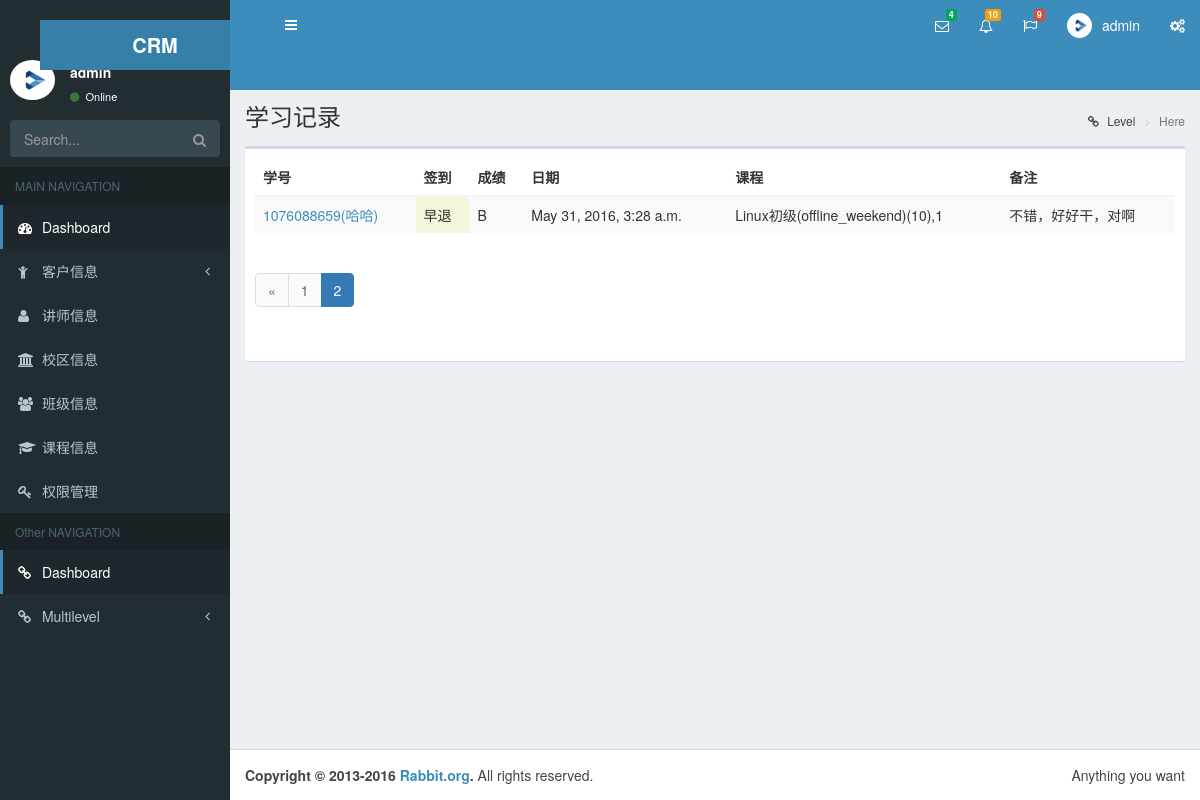
The app's page /crm/studyrecord/?page=2 (signed in) with its own data.
### crm_new/models.py (models this page shows, shortened)
class StudyRecord(models.Model):
    course_record = models.ForeignKey(CourseRecord)
    student = models.ForeignKey(Customer)
    record_choices = (('checked', u"已签到"),
                      ('late',u"迟到"),
                      ('noshow',u"缺勤"),
                      ('leave_early',u"早退"),
                      )
    record = models.CharField(u"状态", choices=record_choices,max_length=64)
    score_choices = ((100, 'A+'),
                     (90,'A'),
                     (85,'B+'),
                     (80,'B'),
                     (70,'B-'),
                     (60,'C+'),
                     (50,'C'),
                     (40,'C-'),
                     (0,'D'),
                     (-1,'N/A'),
                     (-100,'COPY'),
                     (-1000,'FAIL'),
                     )
    score = models.IntegerField(u"本节成绩",choices=score_choices,default=-1)
    date = models.DateTimeField(auto_now_add=True)
    note = models.CharField(u"备注",max_length=255,blank=True,null=True)

class Customer(models.Model):
    qq = models.CharField(max_length=64,unique=True)
    name = models.CharField(max_length=32,blank=True,null=True)
    phone = models.BigIntegerField(blank=True,null=True)
    course = models.ForeignKey('Course')
    course_type = models.CharField(max_length=64,choices=course_type_choices,default='offline_weekend')
    consult_memo = models.TextField()
    source_type_choices = (('qq',u"qq群"),
                   ('referral',u"内部转介绍"),
                   ('51cto',u"51cto"),
                   ('agent',u"招生代理"),
                   ('others',u"其它"),
                   )
    source_type = models.CharField(max_length=64,choices=source_type_choices)
    referral_from = models.ForeignKey('self',blank=True,null=True,related_name="referraled_who")
    status_choices = (('signed',u"已报名"),
                      ('unregistered',u"未报名"),
                      ('graduated',u"已毕业"),
                      ('drop-off',u"退学"),
                      )
    status = models.CharField(choices=status_choices,max_length=64)
    consultant = models.ForeignKey('UserProfile',verbose_name=u"课程顾问")
    class_list = models.ManyToManyField("ClassList",blank=True)
    date = models.DateField(u"咨询日期",auto_now_add=True)
    def __str__(self):
        return "%s(%s)"%(self.qq,self.name)

class CourseRecord(models.Model):
    class_obj = models.ForeignKey(ClassList)
    day_num = models.IntegerField(u"第几节课")
    course_date = models.DateField(auto_now_add=True,verbose_name=u"上课时间")
    teacher = models.ForeignKey(UserProfile)
    def __str__(self):
        return "%s,%s"%(self.class_obj,self.day_num)
    class Meta:
        unique_together = ('class_obj','day_num')

class ClassList(models.Model):
    course = models.ForeignKey(Course,verbose_name=u"课程")
    semester = models.IntegerField(verbose_name=u"学期")
    course_type = models.CharField(max_length=64,choices=course_type_choices,default='offline_weekend')
    teachers = models.ManyToManyField(UserProfile)
    start_date = models.DateField()
    graduate_date = models.DateField()
    def __str__(self):
        return "%s(%s)(%s)" %(self.course.name,self.course_type,self.semester)
    class Meta:
        unique_together = ('course','semester','course_type')

class Course(models.Model):
    name = models.CharField(max_length=64,unique=True)
    online_price = models.IntegerField()
    offline_price = models.IntegerField()
    introduction = models.TextField()

### crm_new/permissions.py (the view)
    def wrapper(*args,**kwargs):
        print("---start check perms",args[0])
        if not perm_check(*args,**kwargs):
            return render(args[0],'crm/403.html')
        else:
            print("---done check perms---")
            return func(*args,**kwargs)

### crm_new/permissions.py (called while the page is built)
def check_permission(func):
    def wrapper(*args,**kwargs):
        print("---start check perms",args[0])
        if not perm_check(*args,**kwargs):
            return render(args[0],'crm/403.html')
        else:
            print("---done check perms---")
            return func(*args,**kwargs)
    return wrapper

### crm_new/templatetags/customer_tag.py (called while the page is built)
@register.simple_tag
def guess_page(current_page,loop_num):
    offset = abs(current_page - loop_num)
    if offset < 3:
        if current_page == loop_num:
            page_ele = '''<li class="active"><a href="?page=%s">%s</a></li>''' %(loop_num,loop_num)
        else:
            page_ele = '''<li ><a href="?page=%s">%s</a></li>''' %(loop_num,loop_num)
        return format_html(page_ele)
    else:
        return ''

### crm_new/views.py (called while the page is built)
@check_permission
def studyrecord(request):
    studyrecord_list = models.StudyRecord.objects.all()
    pageinator = Paginator(studyrecord_list,3)
    page = request.GET.get('page')
    try:
        objs = pageinator.page(page)
    except PageNotAnInteger:
        objs = pageinator.page(1)
    except EmptyPage:
        objs = pageinator.page(pageinator.num_pages)
    return render(request,'crm/studyrecord.html',{'studyrecord_list':objs})

### templates/crm/studyrecord.html (shortened to what this page needs)
{% extends 'crm/lunch.html' %}
{% load customer_tag %}
{% block page-content-head %}
    学习记录
{% endblock %}
{% block page-content %}
    <div class="box-body">
    <table class="table  table-hover table-striped	 ">
        <thead>
            <tr>
                <th>学号</th>
                <th>签到</th>
                <th>成绩</th>
                <th>日期</th>
                <th>课程</th>
                <th>备注</th>
            </tr>
        </thead>
        <tbody>
        {% for item in studyrecord_list %}
        <tr>
            <td><a href="{% url 'studyrecord_detail' item.id  %}">{{ item.student }}</a></td>
            <td class="{{ item.record }}">{{ item.get_record_display }}</td>
            <td>{{ item.get_score_display }}</td>
            <td>{{ item.date }}</td>
            <td>{{ item.course_record }}</td>
            <td>{{ item.note }}</td>
        </tr>
        {% endfor %}
        </tbody>
    </table>
    <div class="pagination">
        <nav>
            <ul class="pagination">
                {% if studyrecord_list.has_previous %}
                    <li class="">
                        <a href="?page={{ studyrecord_list.previous_page_number }}" aria-label="Previous">
                            <span aria-hidden="true">&laquo;</span>
                        </a>
                    </li>
                {% endif %}
                {% for page_num in studyrecord_list.paginator.page_range %}
                    {% guess_page studyrecord_list.number page_num %}
                {% endfor %}
          </ul>
        </nav>
    </div>
</div>
{% endblock %}

### templates/start.html (shortened to what this page needs)
<!DOCTYPE html>
<html>
<head>
    <link rel="stylesheet" href="/static/bootstrap/css/bootstrap.min.css">
    <link rel="stylesheet" href="/static/bootstrap/css/custom.css">
    <link rel="stylesheet" href="/static/bootstrap/css/font-awesome.min.css">
    <link rel="stylesheet" href="/static/bootstrap/css/ionicons.min.css">
    <link rel="stylesheet" href="/static/bootstrap/css/AdminLTE.min.css">
    <link rel="stylesheet" href="/static/bootstrap/css/skins/skin-blue.min.css">
</head>
<body class="hold-transition skin-blue sidebar-mini">
<div class="wrapper">
    <header class="main-header">
        <a href="/crm/" class="logo">
            <span class="logo-lg"><b>CRM</b></span>
        </a>
        <nav class="navbar navbar-static-top" role="navigation">
            <a href="#" class="sidebar-toggle" data-toggle="offcanvas" role="button">
            </a>
            <div class="navbar-custom-menu">
                <ul class="nav navbar-nav">
                    <li class="dropdown messages-menu">
                        <a href="#" class="dropdown-toggle" data-toggle="dropdown">
                            <i class="fa fa-envelope-o"></i>
                            <span class="label label-success">4</span>
                        </a>
                    </li>
                    <li class="dropdown notifications-menu">
                        <a href="#" class="dropdown-toggle" data-toggle="dropdown">
                            <i class="fa fa-bell-o"></i>
                            <span class="label label-warning">10</span>
                        </a>
                    </li>
                    <li class="dropdown tasks-menu">
                        <a href="#" class="dropdown-toggle" data-toggle="dropdown">
                            <i class="fa fa-flag-o"></i>
                            <span class="label label-danger">9</span>
                        </a>
                    </li>
                    <li class="dropdown user user-menu">
                        <a href="#" class="dropdown-toggle" data-toggle="dropdown">
                            <img src="/static/img/h.png" class="user-image" alt="User Image">
                            <span class="hidden-xs"> {{ user }} </span>
                        </a>
                    </li>
                    <li>
                        <a href="#" data-toggle="control-sidebar"><i class="fa fa-gears"></i></a>
                    </li>
                </ul>
            </div>
        </nav>
    </header>
    <aside class="main-sidebar">
        <section class="sidebar">
            <div class="user-panel">
                <div class="pull-left image">
                    <img src="/static/img/h.png" class="img-circle" alt="User Image">
                </div>
                <div class="pull-left info">
                    <p> {{ user }} </p>
                    <a href="#"><i class="fa fa-circle text-success"></i> Online</a>
                </div>
            </div>
            <form action="#" method="get" class="sidebar-form">
                <div class="input-group">
                    <input type="text" name="q" class="form-control" placeholder="Search...">
              <span class="input-group-btn">
                <button type="submit" name="search" id="search-btn" class="btn btn-flat"><i class="fa fa-search"></i>
                </button>
              </span>
                </div>
            </form>
            <ul class="sidebar-menu">
                <li class="header">MAIN NAVIGATION</li>
                <li class="active"><a href="#"><i class="fa fa-dashboard"></i> <span>Dashboard</span></a></li>
                <li class="treeview">
                    <a href="#"><i class="fa fa-child"></i> <span>客户信息</span><i class="fa fa-angle-left pull-right"></i></a>
                </li>
                <li class=""><a href="/crm/user"><i class="fa fa-user"></i> <span>讲师信息</span></a></li>
                <li class=""><a href="/crm/school"><i class="fa fa-university"></i> <span>校区信息</span></a></li>
                <li class=""><a href="/crm/class_list"><i class="fa fa-users"></i> <span>班级信息</span></a></li>
                <li class=""><a href="/crm/course"><i class="fa fa-graduation-cap"></i> <span>课程信息</span></a></li>
                <li class=""><a href="/crm/authors"><i class="fa fa-key"></i> <span>权限管理</span></a></li>
            </ul>
            <ul class="sidebar-menu">
                <li class="header">Other NAVIGATION</li>
                <li class="active"><a href="#"><i class="fa fa-link"></i> <span>Dashboard</span></a></li>
                <li class="treeview">
                    <a href="#"><i class="fa fa-link"></i> <span>Multilevel</span> <i class="fa fa-angle-left pull-right"></i></a>
                </li>
            </ul>
        </section>
    </aside>
    <div class="content-wrapper">
        <section class="content-header">
            <h1>
                {% block page-content-head %}Dashboard{% endblock %}
            </h1>
            <ol class="breadcrumb">
                <li><a href="#"><i class="fa fa-link"></i> Level</a></li>
                <li class="active">Here</li>
            </ol>
        </section>
        <section class="content">
            <div class="box">
                {% block page-content %}
                {% endblock %}
            </div>
        </section>
    </div>
    <footer class="main-footer">
        <div class="pull-right hidden-xs">
            Anything you want
        </div>
        <strong>Copyright &copy; 2013-2016 <a href="#">Rabbit.org</a>.</strong> All rights reserved.
    </footer>
</div>
</body>
</html>

### records on screen
StudyRecord: student "1076088659(哈哈)", record "早退", score "B", date "May 31, 2016, 3:28 a.m.", course_record "Linux初级(offline_weekend)(10),1", note "不错，好好干，对啊"

### other values on screen
{{ user }} "admin"
